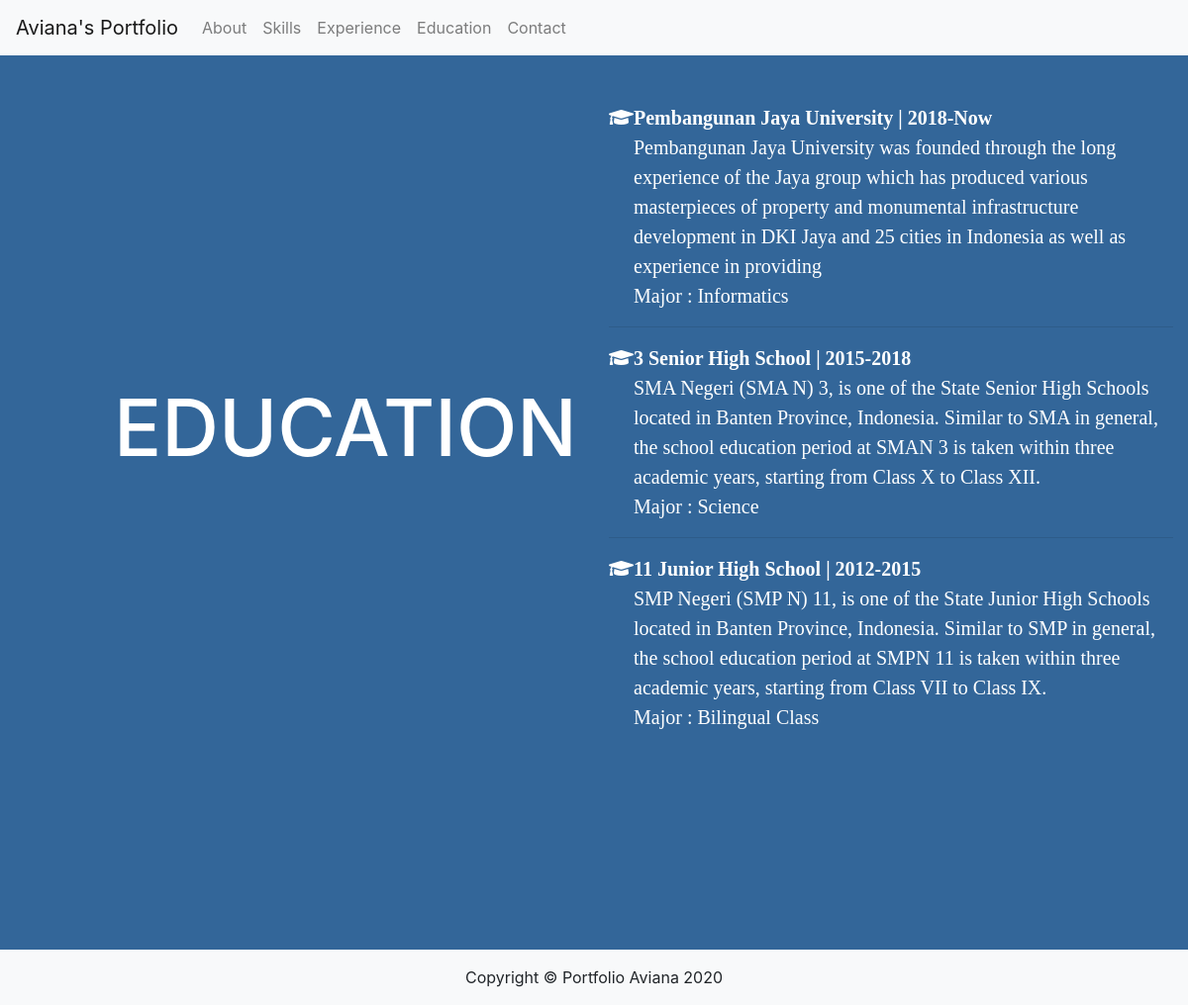
The page /education.php on the database its author committed.
### tables this page shows
CREATE TABLE `education` (
  `id` int(11) NOT NULL,
  `kampus` varchar(225) NOT NULL,
  `tahun_kampus` varchar(25) NOT NULL,
  `des_kampus` varchar(255) NOT NULL,
  `major_kampus` varchar(100) NOT NULL,
  `sma` varchar(225) NOT NULL,
  `tahun_sma` varchar(25) NOT NULL,
  `des_sma` varchar(255) NOT NULL,
  `major_sma` varchar(100) NOT NULL,
  `smp` varchar(225) NOT NULL,
  `tahun_smp` varchar(25) NOT NULL,
  `des_smp` varchar(255) NOT NULL,
  `major_smp` varchar(100) NOT NULL
);

### education.php (the view, shortened to what this page needs)
<!DOCTYPE html>
<html lang="en">
<head>
     <link rel="stylesheet" href="https://stackpath.bootstrapcdn.com/bootstrap/4.5.2/css/bootstrap.min.css">
     <link rel="stylesheet" href="https://cdnjs.cloudflare.com/ajax/libs/twitter-bootstrap/4.5.2/css/bootstrap.css">
     <link rel="stylesheet" href="https://use.fontawesome.com/releases/v5.6.3/css/all.css">
</head>
<body style="background-color:#336699">
    <?php
        include_once "header.php";
        include_once "koneksi.php";
        $strSQL = "SELECT * FROM education";
        $runStrSQL = mysqli_query($conn,$strSQL);
        $jmlRowData = mysqli_num_rows($runStrSQL);
        if ($jmlRowData < 0){
            echo "<tr><td colspan='4'>Data Tidak Terdaftar Dalam Database</td></tr>";
        }
        else{
            while($row = mysqli_fetch_assoc($runStrSQL)){
    ?>
    <div class="container-fluid">
        <div class="row">
            <div class="col-lg-6 col-md-12">
                <h1 class="text-uppercase pt-5">
                 <span> Education </span>
                </h1>
            </div>
            <div class="col-lg-6 col-md-12 pt-5">
                <div class="row1">
                <i class="fa fa-graduation-cap" aria-hidden="true"><?php echo $row['kampus']?> | <?php echo $row['tahun_kampus']?></i>
                <p style="margin-left:25px">
                <?php echo $row['des_kampus']?> <br>
                Major : <?php echo $row['major_kampus']?>
                </p>
                <hr>
                </div>
                <div class="row1">
                <i class="fa fa-graduation-cap" aria-hidden="true"><?php echo $row['sma']?> | <?php echo $row['tahun_sma']?></i>
                <p style="margin-left:25px">
                <?php echo $row['des_sma']?> <br>
                Major : <?php echo $row['major_sma']?>
                </p>
                <hr>
                </div>
                <div class="row1">
                <i class="fa fa-graduation-cap" aria-hidden="true"><?php echo $row['smp']?> | <?php echo $row['tahun_smp']?></i>
                <p style="margin-left:25px">
                <?php echo $row['des_smp']?> <br>
                Major : <?php echo $row['major_smp']?>
                </p>
                </div>
            </div>
        </div>
    </div>
    <?php
        }
    }
        include_once "footer.php";
    ?>
</body>
</html>

### education.php (style rules this page uses)
* { box-sizing: border-box }
.row1 { font-size : 20px; color:white; font-family: "Times New Roman", Times, serif; }
.text-uppercase { margin: 280px 100px; color:white; font-size:80px; -webkit-animation: text-uppercase 1s ease-in-out infinite alternate; -moz-animation: text-uppercase 1s ease-in-out infinite alternate; animation: text-uppercase 1s ease-in-out infinite alternate; }

### rows shown on the page
education: kampus "Pembangunan Jaya University", tahun_kampus "2018-Now", des_kampus "Pembangunan Jaya University was founded through the long experience of the Jaya group which has produced various masterpieces of property and monumental infrastructure development in DKI Jaya and 25 cities in Indonesia as well as experience in providing", major_kampus "Informatics", sma "3 Senior High School", tahun_sma "2015-2018", des_sma "SMA Negeri (SMA N) 3, is one of the State Senior High Schools located in Banten Province, Indonesia. Similar to SMA in general, the school education period at SMAN 3 is taken within three academic years, starting from Class X to Class XII.", major_sma "Science", smp "11 Junior High School", tahun_smp "2012-2015", des_smp "SMP Negeri (SMP N) 11, is one of the State Junior High Schools located in Banten Province, Indonesia. Similar to SMP in general, the school education period at SMPN 11 is taken within three academic years, starting from Class VII to Class IX.", major_smp "Bilingual Class"
